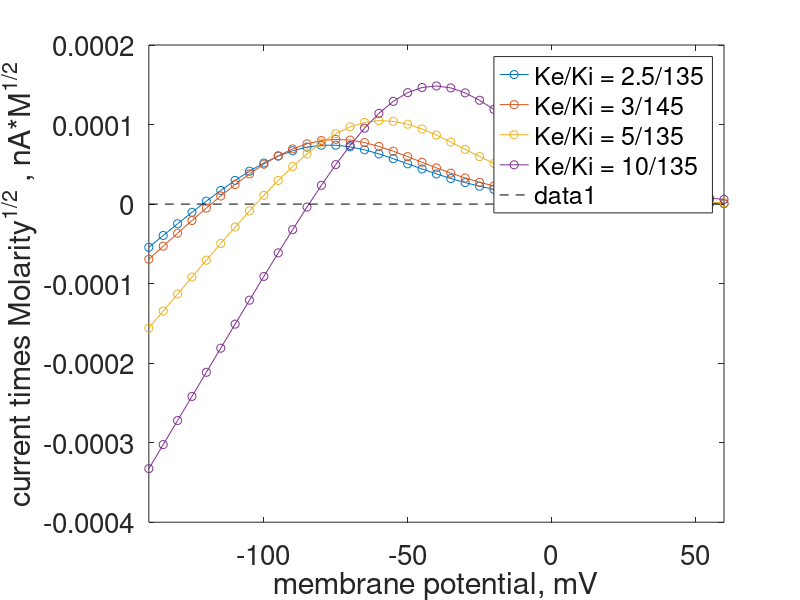

This figure's MATLAB source:
% Sibille et al., 2015 - Astrocyte Model
% Looking at their astrocyte K+ channel model
% specifically as a model of Kir4.1
% coding up the IK from this paper (equation 22 for I_Kir, p16)

clear; clc; close all;
%constants
GKir = 60*1e-12; %S, 60pS-> Kir membrane conductance (Siemen = amp/V)
F = 96485; %C/mol, Faraday's constant
R = 8.31; %J/mol K, ideal gas constant
T = 310; %K, absolute temperature

%fitted params
VA1 = -14.83*1e-3;%V
VA2 = 34*1e-3;    %V
VA3 = 19.2*1e-3; %V

%Vm for I-V curve
Vm = (-140:5:60).*1e-3; %V, wheras I-V curves in other papers are in mV

%external/internal[K+]  - could change dynamically
Ke = 2.5*1e-3; %M, external [K+]  %bath solution, from Seifart et al., 2009
Ki = 135*1e-3; %M, internal [K+]  %pipette solution, from Seifart et al., 2009

%functions
VKA = (R*T/F)*log(Ke/Ki); %V
I_K = GKir.*(Vm-VKA-VA1).*sqrt(Ke)./(1+exp((Vm-VKA-VA2)./VA3)); %units amp*M^(1/2)

plot(Vm*10^3, I_K*1e9, '-o'); hold on
xlabel('membrane potential, mV'); ylabel('current times Molarity^{1/2} , nA*M^{1/2}');
set(gca,'FontSize',20);
xlim([-140,60]); %ylim([-200,1400]);

%external/internal[K+]  - could change dynamically
Ke = 3*1e-3; %M, external [K+]  %bath solution, from Seifart et al., 2009
Ki = 145*1e-3; %M, internal [K+]  %pipette solution, from Seifart et al., 2009
%functions
VKA = (R*T/F)*log(Ke/Ki); %V
I_K = GKir.*(Vm-VKA-VA1).*sqrt(Ke)./(1+exp((Vm-VKA-VA2)./VA3)); %units amp*M^(1/2)
plot(Vm*10^3, I_K*1e9, '-o');

%external/internal[K+]  - could change dynamically
Ke = 5*1e-3; %M, external [K+]  %bath solution, from Seifart et al., 2009
Ki = 135*1e-3; %M, internal [K+]  %pipette solution, from Seifart et al., 2009
%functions
VKA = (R*T/F)*log(Ke/Ki); %V
I_K = GKir.*(Vm-VKA-VA1).*sqrt(Ke)./(1+exp((Vm-VKA-VA2)./VA3)); %units amp*M^(1/2)
plot(Vm*10^3, I_K*1e9, '-o');

%external/internal[K+]  - could change dynamically
Ke = 10*1e-3; %M, external [K+]  %bath solution, from Seifart et al., 2009
Ki = 135*1e-3; %M, internal [K+]  %pipette solution, from Seifart et al., 2009
%functions
VKA = (R*T/F)*log(Ke/Ki); %V
I_K = GKir.*(Vm-VKA-VA1).*sqrt(Ke)./(1+exp((Vm-VKA-VA2)./VA3)); %units amp*M^(1/2)
plot(Vm*10^3, I_K*1e9, '-o');
legend('Ke/Ki = 2.5/135', 'Ke/Ki = 3/145', 'Ke/Ki = 5/135', 'Ke/Ki = 10/135');

line([-140,60],[0,0],'LineStyle','--', 'Color', 'k');
% line([0,0],[-4e-4,2e-4],'LineStyle','--', 'Color', 'k');
